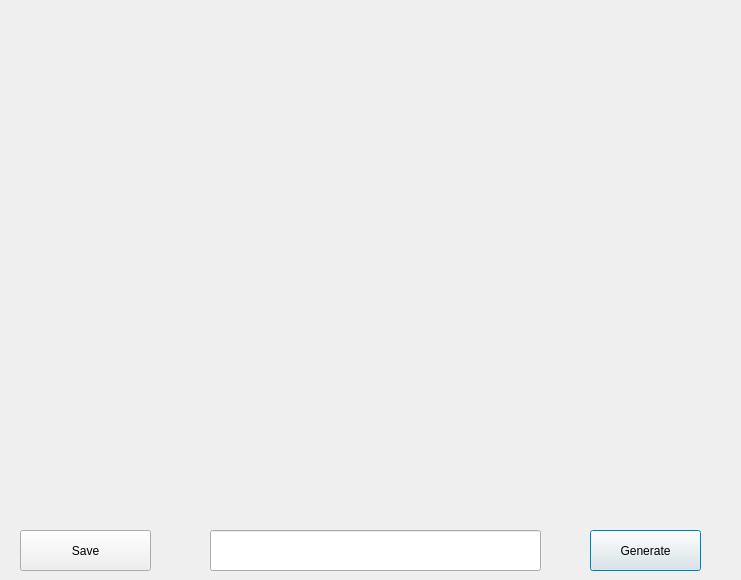
<?xml version="1.0" encoding="UTF-8"?>
<ui version="4.0">
 <class>Dialog</class>
 <widget class="QDialog" name="Dialog">
  <property name="geometry">
   <rect>
    <x>0</x>
    <y>0</y>
    <width>741</width>
    <height>580</height>
   </rect>
  </property>
  <property name="windowTitle">
   <string>Dialog</string>
  </property>
  <widget class="QLineEdit" name="lineEdit">
   <property name="geometry">
    <rect>
     <x>210</x>
     <y>530</y>
     <width>331</width>
     <height>41</height>
    </rect>
   </property>
  </widget>
  <widget class="QPushButton" name="pushButton">
   <property name="geometry">
    <rect>
     <x>590</x>
     <y>530</y>
     <width>111</width>
     <height>41</height>
    </rect>
   </property>
   <property name="text">
    <string>Generate</string>
   </property>
  </widget>
  <widget class="QRWidget" name="widget" native="true">
   <property name="geometry">
    <rect>
     <x>120</x>
     <y>10</y>
     <width>500</width>
     <height>500</height>
    </rect>
   </property>
  </widget>
  <widget class="QPushButton" name="pushButton_2">
   <property name="geometry">
    <rect>
     <x>20</x>
     <y>530</y>
     <width>131</width>
     <height>41</height>
    </rect>
   </property>
   <property name="text">
    <string>Save</string>
   </property>
  </widget>
 </widget>
 <layoutdefault spacing="6" margin="11"/>
 <customwidgets>
  <customwidget>
   <class>QRWidget</class>
   <extends>QWidget</extends>
   <header>qrwidget.h</header>
   <container>1</container>
  </customwidget>
 </customwidgets>
 <resources/>
 <connections/>
</ui>
